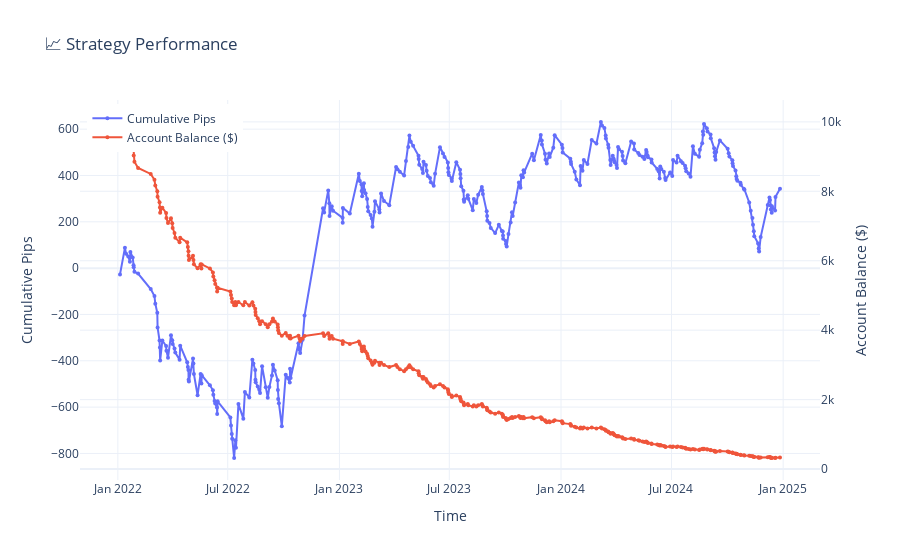

Notebook cell for this chart:
### Code cell
pairs = ["EUR_USD"]
granularities = ['M5']

for pair in pairs:
    for g in granularities:
        print(f"{pair} {g}")
        df = pd.read_pickle(f"../backtesting/results/{pair}_{g}_analyzed.pkl")
        summarize_trades(df)

### Figure 1 — Plotly figure (JSON) as saved in the notebook; plotly's stock layout.template omitted (floating-point values rounded to 4 significant figures; data arrays with more than 128 entries replaced by an {"elided": "..."} marker saying what was removed)
{"data": [{"line": {"width": 2}, "marker": {"size": 4}, "mode": "lines+markers", "name": "Cumulative Pips", "type": "scatter", "x": {"elided": "331 str values"}, "y": {"elided": "331 float values"}}, {"line": {"width": 2}, "marker": {"size": 4}, "mode": "lines+markers", "name": "Account Balance ($)", "type": "scatter", "x": {"elided": "331 str values"}, "y": {"elided": "331 float values"}, "yaxis": "y2"}], "layout": {"hovermode": "x unified", "legend": {"x": 0.01, "y": 0.99}, "title": {"text": "📈 Strategy Performance"}, "xaxis": {"title": {"text": "Time"}}, "yaxis": {"title": {"text": "Cumulative Pips"}}, "yaxis2": {"overlaying": "y", "side": "right", "title": {"text": "Account Balance ($)"}}}}
